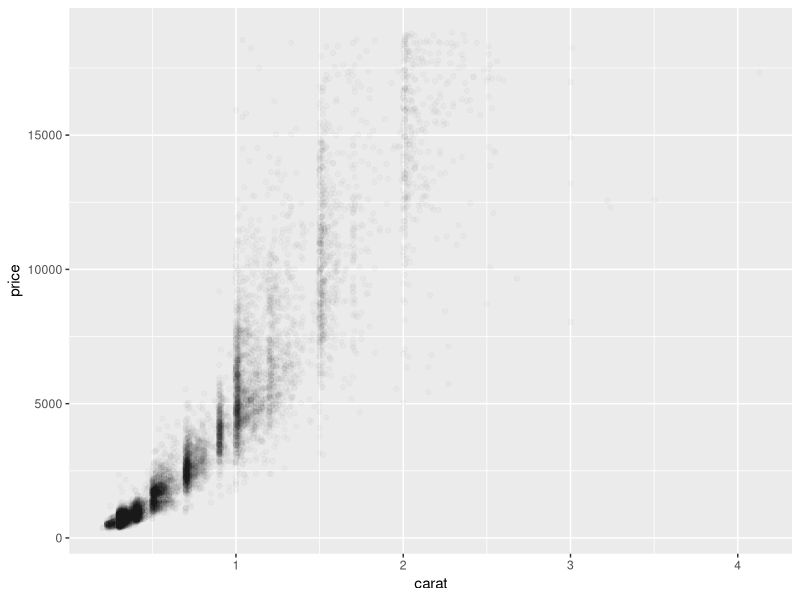
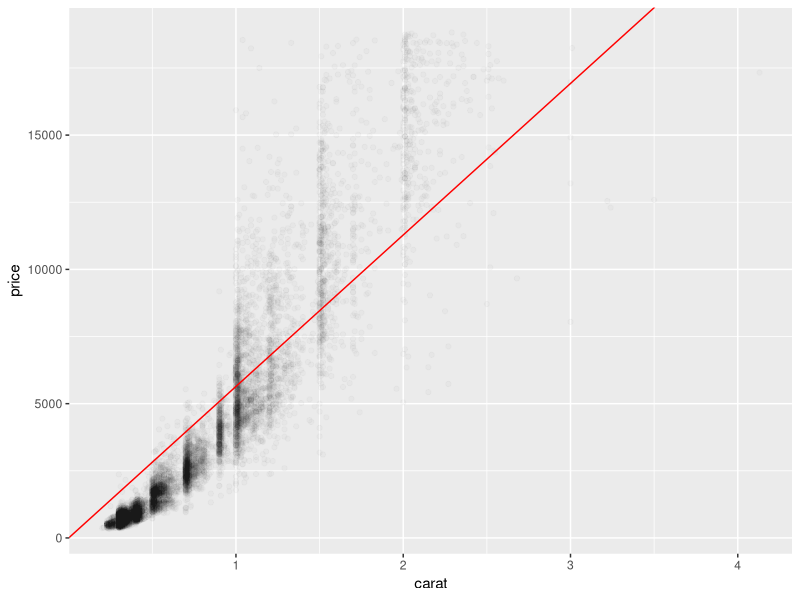

The R script that drew these images, in order:
#' Author: Ted Kwartler
#' Date: 9-24-2018
#' Purpose: Build a regression model
#' 

# libs
library(ggplot2)
library(dplyr)

# Data
data('diamonds') # No Working Directory needed, ggplot come with the diamonds data
set.seed(1234)

# This is a simple down-sample, not a partitioning schema.  
# There is a difference because you could use the function twice and get the same rows. 
# When you partition you want to ensure no overlap of records between train/test
sampDiamonds <- sample_n(diamonds, 10000)

# EDA
summary(sampDiamonds)

# Remember this?
p <- ggplot(sampDiamonds, aes(carat, price)) + geom_point(alpha=0.02)
p

# Since we see a relationship let's make a linear model to predict prices
fit <- lm(price ~ carat + 0, sampDiamonds)
fit

# Add out model predictions
p <- p + geom_abline(intercept =  0, 
                     slope = coefficients(fit), 
                     color='red')
p

# End
